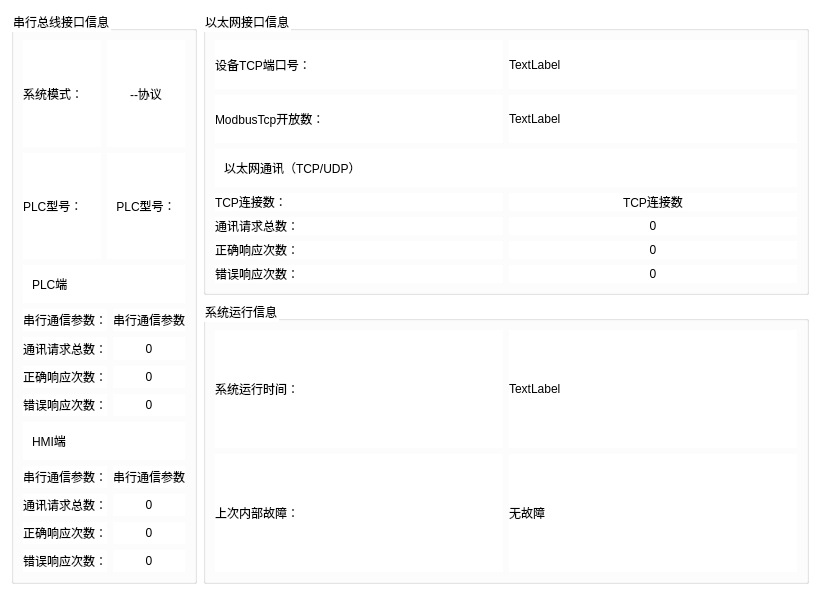
<?xml version="1.0" encoding="UTF-8"?>
<ui version="4.0">
 <class>DialogRunCheck</class>
 <widget class="QDialog" name="DialogRunCheck">
  <property name="geometry">
   <rect>
    <x>0</x>
    <y>0</y>
    <width>820</width>
    <height>595</height>
   </rect>
  </property>
  <property name="windowTitle">
   <string>Dialog</string>
  </property>
  <property name="styleSheet">
   <string notr="true">background-color: rgb(255, 255, 255);</string>
  </property>
  <layout class="QGridLayout" name="gridLayout_7">
   <item row="0" column="0" rowspan="2">
    <widget class="QGroupBox" name="groupBox">
     <property name="title">
      <string>串行总线接口信息</string>
     </property>
     <layout class="QGridLayout" name="gridLayout_3">
      <item row="3" column="0" colspan="2">
       <layout class="QVBoxLayout" name="verticalLayout">
        <item>
         <layout class="QHBoxLayout" name="horizontalLayout">
          <item>
           <widget class="QLabel" name="label_6">
            <property name="text">
             <string>串行通信参数：</string>
            </property>
           </widget>
          </item>
          <item>
           <widget class="QLabel" name="labPlcSerialData">
            <property name="text">
             <string>串行通信参数</string>
            </property>
            <property name="alignment">
             <set>Qt::AlignCenter</set>
            </property>
           </widget>
          </item>
         </layout>
        </item>
        <item>
         <layout class="QHBoxLayout" name="horizontalLayout_2">
          <item>
           <widget class="QLabel" name="label_8">
            <property name="text">
             <string>通讯请求总数：</string>
            </property>
           </widget>
          </item>
          <item>
           <widget class="QLabel" name="labPlcSerialChatCount">
            <property name="text">
             <string>0</string>
            </property>
            <property name="alignment">
             <set>Qt::AlignCenter</set>
            </property>
           </widget>
          </item>
         </layout>
        </item>
        <item>
         <layout class="QHBoxLayout" name="horizontalLayout_3">
          <item>
           <widget class="QLabel" name="label_10">
            <property name="text">
             <string>正确响应次数：</string>
            </property>
           </widget>
          </item>
          <item>
           <widget class="QLabel" name="labPlcSerislCorReCount">
            <property name="text">
             <string>0</string>
            </property>
            <property name="alignment">
             <set>Qt::AlignCenter</set>
            </property>
           </widget>
          </item>
         </layout>
        </item>
        <item>
         <layout class="QHBoxLayout" name="horizontalLayout_4">
          <item>
           <widget class="QLabel" name="label_12">
            <property name="text">
             <string>错误响应次数：</string>
            </property>
           </widget>
          </item>
          <item>
           <widget class="QLabel" name="labPlcSerialErCount">
            <property name="text">
             <string>0</string>
            </property>
            <property name="alignment">
             <set>Qt::AlignCenter</set>
            </property>
           </widget>
          </item>
         </layout>
        </item>
       </layout>
      </item>
      <item row="5" column="0" colspan="2">
       <layout class="QVBoxLayout" name="verticalLayout_2">
        <item>
         <layout class="QHBoxLayout" name="horizontalLayout_5">
          <item>
           <widget class="QLabel" name="label_15">
            <property name="text">
             <string>串行通信参数：</string>
            </property>
           </widget>
          </item>
          <item>
           <widget class="QLabel" name="labHmiSerialData">
            <property name="text">
             <string>串行通信参数</string>
            </property>
            <property name="alignment">
             <set>Qt::AlignCenter</set>
            </property>
           </widget>
          </item>
         </layout>
        </item>
        <item>
         <layout class="QHBoxLayout" name="horizontalLayout_6">
          <item>
           <widget class="QLabel" name="label_17">
            <property name="text">
             <string>通讯请求总数：</string>
            </property>
           </widget>
          </item>
          <item>
           <widget class="QLabel" name="labHmiChatCount">
            <property name="text">
             <string>0</string>
            </property>
            <property name="alignment">
             <set>Qt::AlignCenter</set>
            </property>
           </widget>
          </item>
         </layout>
        </item>
        <item>
         <layout class="QHBoxLayout" name="horizontalLayout_7">
          <item>
           <widget class="QLabel" name="label_19">
            <property name="text">
             <string>正确响应次数：</string>
            </property>
           </widget>
          </item>
          <item>
           <widget class="QLabel" name="labHmiSerislCorReCount">
            <property name="text">
             <string>0</string>
            </property>
            <property name="alignment">
             <set>Qt::AlignCenter</set>
            </property>
           </widget>
          </item>
         </layout>
        </item>
        <item>
         <layout class="QHBoxLayout" name="horizontalLayout_8">
          <item>
           <widget class="QLabel" name="label_21">
            <property name="text">
             <string>错误响应次数：</string>
            </property>
           </widget>
          </item>
          <item>
           <widget class="QLabel" name="labHmiSerialErCount">
            <property name="text">
             <string>0</string>
            </property>
            <property name="alignment">
             <set>Qt::AlignCenter</set>
            </property>
           </widget>
          </item>
         </layout>
        </item>
       </layout>
      </item>
      <item row="1" column="0">
       <widget class="QLabel" name="label_3">
        <property name="text">
         <string>PLC型号：</string>
        </property>
       </widget>
      </item>
      <item row="0" column="0">
       <widget class="QLabel" name="label">
        <property name="text">
         <string>系统模式：</string>
        </property>
       </widget>
      </item>
      <item row="0" column="1">
       <widget class="QLabel" name="labWorkMode">
        <property name="text">
         <string>--协议</string>
        </property>
        <property name="alignment">
         <set>Qt::AlignCenter</set>
        </property>
       </widget>
      </item>
      <item row="2" column="0" colspan="2">
       <widget class="QWidget" name="widget" native="true">
        <property name="sizePolicy">
         <sizepolicy hsizetype="Preferred" vsizetype="Fixed">
          <horstretch>0</horstretch>
          <verstretch>0</verstretch>
         </sizepolicy>
        </property>
        <layout class="QGridLayout" name="gridLayout">
         <item row="0" column="0">
          <widget class="QLabel" name="label_5">
           <property name="text">
            <string>PLC端</string>
           </property>
          </widget>
         </item>
         <item row="0" column="1">
          <spacer name="horizontalSpacer_3">
           <property name="orientation">
            <enum>Qt::Horizontal</enum>
           </property>
           <property name="sizeHint" stdset="0">
            <size>
             <width>139</width>
             <height>20</height>
            </size>
           </property>
          </spacer>
         </item>
        </layout>
       </widget>
      </item>
      <item row="1" column="1">
       <widget class="QLabel" name="labPlcMode">
        <property name="text">
         <string>PLC型号：</string>
        </property>
        <property name="alignment">
         <set>Qt::AlignCenter</set>
        </property>
       </widget>
      </item>
      <item row="4" column="0" colspan="2">
       <widget class="QWidget" name="widget_2" native="true">
        <property name="sizePolicy">
         <sizepolicy hsizetype="Preferred" vsizetype="Fixed">
          <horstretch>0</horstretch>
          <verstretch>0</verstretch>
         </sizepolicy>
        </property>
        <layout class="QGridLayout" name="gridLayout_2">
         <item row="0" column="0">
          <widget class="QLabel" name="label_14">
           <property name="text">
            <string>HMI端</string>
           </property>
          </widget>
         </item>
         <item row="0" column="1">
          <spacer name="horizontalSpacer_4">
           <property name="orientation">
            <enum>Qt::Horizontal</enum>
           </property>
           <property name="sizeHint" stdset="0">
            <size>
             <width>40</width>
             <height>20</height>
            </size>
           </property>
          </spacer>
         </item>
        </layout>
       </widget>
      </item>
     </layout>
    </widget>
   </item>
   <item row="0" column="1">
    <widget class="QGroupBox" name="groupBox_2">
     <property name="title">
      <string>以太网接口信息</string>
     </property>
     <layout class="QGridLayout" name="gridLayout_6">
      <item row="0" column="0">
       <layout class="QHBoxLayout" name="horizontalLayout_11">
        <item>
         <widget class="QLabel" name="label_27">
          <property name="text">
           <string>设备TCP端口号：</string>
          </property>
         </widget>
        </item>
        <item>
         <widget class="QLabel" name="labTcpPort">
          <property name="text">
           <string>TextLabel</string>
          </property>
         </widget>
        </item>
       </layout>
      </item>
      <item row="1" column="0">
       <layout class="QHBoxLayout" name="horizontalLayout_12">
        <item>
         <widget class="QLabel" name="label_29">
          <property name="text">
           <string>ModbusTcp开放数：</string>
          </property>
         </widget>
        </item>
        <item>
         <widget class="QLabel" name="labModbusOpenNum">
          <property name="text">
           <string>TextLabel</string>
          </property>
         </widget>
        </item>
       </layout>
      </item>
      <item row="2" column="0">
       <widget class="QWidget" name="widget_3" native="true">
        <property name="sizePolicy">
         <sizepolicy hsizetype="Preferred" vsizetype="Fixed">
          <horstretch>0</horstretch>
          <verstretch>0</verstretch>
         </sizepolicy>
        </property>
        <layout class="QGridLayout" name="gridLayout_5">
         <item row="0" column="0">
          <widget class="QLabel" name="label_39">
           <property name="text">
            <string>以太网通讯（TCP/UDP）</string>
           </property>
          </widget>
         </item>
         <item row="0" column="1">
          <spacer name="horizontalSpacer_5">
           <property name="orientation">
            <enum>Qt::Horizontal</enum>
           </property>
           <property name="sizeHint" stdset="0">
            <size>
             <width>465</width>
             <height>20</height>
            </size>
           </property>
          </spacer>
         </item>
        </layout>
       </widget>
      </item>
      <item row="3" column="0">
       <layout class="QVBoxLayout" name="verticalLayout_3">
        <item>
         <layout class="QHBoxLayout" name="horizontalLayout_17">
          <item>
           <widget class="QLabel" name="label_40">
            <property name="text">
             <string>TCP连接数：</string>
            </property>
           </widget>
          </item>
          <item>
           <widget class="QLabel" name="labTcpLinkNum">
            <property name="text">
             <string>TCP连接数</string>
            </property>
            <property name="alignment">
             <set>Qt::AlignCenter</set>
            </property>
           </widget>
          </item>
         </layout>
        </item>
        <item>
         <layout class="QHBoxLayout" name="horizontalLayout_18">
          <item>
           <widget class="QLabel" name="label_42">
            <property name="text">
             <string>通讯请求总数：</string>
            </property>
           </widget>
          </item>
          <item>
           <widget class="QLabel" name="labNetChatCount">
            <property name="text">
             <string>0</string>
            </property>
            <property name="alignment">
             <set>Qt::AlignCenter</set>
            </property>
           </widget>
          </item>
         </layout>
        </item>
        <item>
         <layout class="QHBoxLayout" name="horizontalLayout_19">
          <item>
           <widget class="QLabel" name="label_44">
            <property name="text">
             <string>正确响应次数：</string>
            </property>
           </widget>
          </item>
          <item>
           <widget class="QLabel" name="labNetCorReCount">
            <property name="text">
             <string>0</string>
            </property>
            <property name="alignment">
             <set>Qt::AlignCenter</set>
            </property>
           </widget>
          </item>
         </layout>
        </item>
        <item>
         <layout class="QHBoxLayout" name="horizontalLayout_20">
          <item>
           <widget class="QLabel" name="label_46">
            <property name="text">
             <string>错误响应次数：</string>
            </property>
           </widget>
          </item>
          <item>
           <widget class="QLabel" name="labNetErCount">
            <property name="text">
             <string>0</string>
            </property>
            <property name="alignment">
             <set>Qt::AlignCenter</set>
            </property>
           </widget>
          </item>
         </layout>
        </item>
       </layout>
      </item>
     </layout>
    </widget>
   </item>
   <item row="1" column="1">
    <widget class="QGroupBox" name="groupBox_3">
     <property name="title">
      <string>系统运行信息</string>
     </property>
     <layout class="QGridLayout" name="gridLayout_4">
      <item row="0" column="0">
       <layout class="QHBoxLayout" name="horizontalLayout_9">
        <item>
         <widget class="QLabel" name="label_23">
          <property name="text">
           <string>系统运行时间：</string>
          </property>
         </widget>
        </item>
        <item>
         <widget class="QLabel" name="labSysRunTime">
          <property name="text">
           <string>TextLabel</string>
          </property>
         </widget>
        </item>
       </layout>
      </item>
      <item row="1" column="0">
       <layout class="QHBoxLayout" name="horizontalLayout_10">
        <item>
         <widget class="QLabel" name="label_25">
          <property name="text">
           <string>上次内部故障：</string>
          </property>
         </widget>
        </item>
        <item>
         <widget class="QLabel" name="label_26">
          <property name="text">
           <string>无故障</string>
          </property>
         </widget>
        </item>
       </layout>
      </item>
     </layout>
    </widget>
   </item>
  </layout>
 </widget>
 <resources/>
 <connections/>
</ui>
